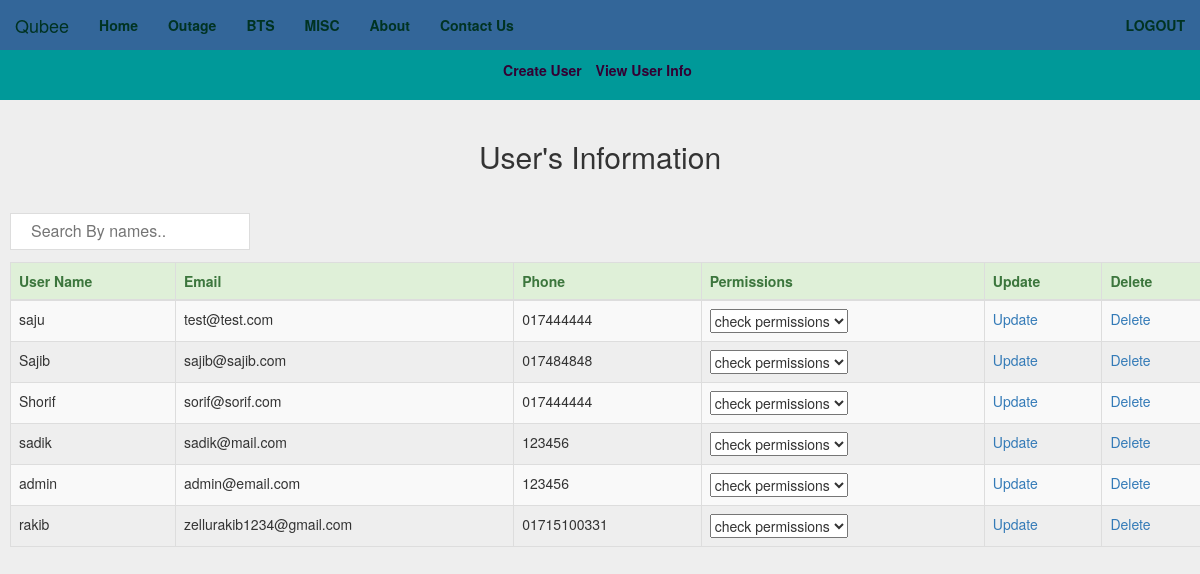
Screenshot of /userInfo.php with the database file from the repository.
### tables this page shows
CREATE TABLE `user` (
  `user_id` int(11) NOT NULL,
  `username` varchar(20) DEFAULT NULL,
  `phone` varchar(20) NOT NULL,
  `email` varchar(40) NOT NULL,
  `department` varchar(20) NOT NULL,
  `designation` varchar(60) NOT NULL,
  `password` varchar(20) NOT NULL
);

### userInfo.php (the view, shortened to what this page needs)
<!DOCTYPE html>
<html lang="en">
<head>
  <link rel="stylesheet" type="text/css" href="loginStyle.css">
</head>
<body>
	<?php
include 'menu2.php';
 ?>
    <div class="container2">
  <div class="collapse navbar-collapse js-navbar-collapse">
    <ul class="list-inline text-center">
      <li><a href="createUser.php"><strong>Create User</strong></a></li>
      <li><a href="userInfo.php"><strong>View User Info</strong> </a></li>
    </ul>
  </div>
</div>
 <div class="page-header text-center">
 <h2>User's Information</h2>
 </div>
 <input type="text" id="myInput" onkeyup="myFunction()" placeholder="Search By names.." title="Type in a name">
 <div class="table-reponsive">
 	<table id="myTable" class="table table-bordered table-hover table-striped">
 		<thead>
 			<tr class="alert-success">
 				<th>User Name</th>
 				<th>Email</th>
 				<th>Phone</th>
 				<th>Permissions</th>
 				<th>Update</th>
 				<th>Delete</th>
 			</tr>
 		</thead>
 		<tbody>
 			<?php
 			$dbc=mysqli_connect('localhost','root','','qubee')
or die('Error connecting to database');
 				$query="SELECT * FROM user ORDER BY user_id DESC";
 				$result = mysqli_query($dbc,$query);
 				while($row=mysqli_fetch_array($result)) {
 			 ?>
 			 <tr>
 			 	<td><?php echo $row['username']; ?></td>
 			 	<td><?php echo $row['email']; ?></td>
 			 	<td><?php echo $row['phone']; ?></td>
 			 	<td>
            <select name="select" id="perm">
              <option selected="selected"><strong>check permissions</strong></option>
            </select>
 			 	</td>
 			 	<td><a href="userUpdate.php?id=<?php echo $row['user_id']; ?>">Update</a></td>
 			 	<td><a href="userDelete.php?id=<?php echo $row['user_id']; ?>">Delete</a></td>
 			 </tr>
 			 <?php } ?>
 		</tbody>
 	</table>
 </div>
</body>
</html>

### loginStyle.css (style rules this page uses)
html,body { background:#eee !important;margin:0;padding:0;height:100%;width:100% }

### style.css (style rules this page uses)
ul li a { color:#edeeef; }
.container2 { background-color:#009999; }
.container2 a { color:#330033; }
.container2 ul { padding:10px; }

### userInfo.php (style rules this page uses)
* { box-sizing: border-box; }
#myInput { background-position: 10px 10px; background-repeat: no-repeat; width: 20%; font-size: 16px; padding: 6px 10px 6px 20px; border: 1px solid #ddd; margin-bottom: 12px; margin-left: 10px; }
#myTable { margin-left:10px; margin-right:10px; float:center; }

### rows the page displays
user: username "saju", email "test@test.com", phone "017444444"
user: username "Sajib", email "sajib@sajib.com", phone "017484848"
user: username "Shorif", email "sorif@sorif.com", phone "017444444"
user: username "sadik", email "sadik@mail.com", phone "123456"
user: username "admin", email "admin@email.com", phone "123456"
user: username "rakib", email "zellurakib1234@gmail.com", phone "01715100331"
